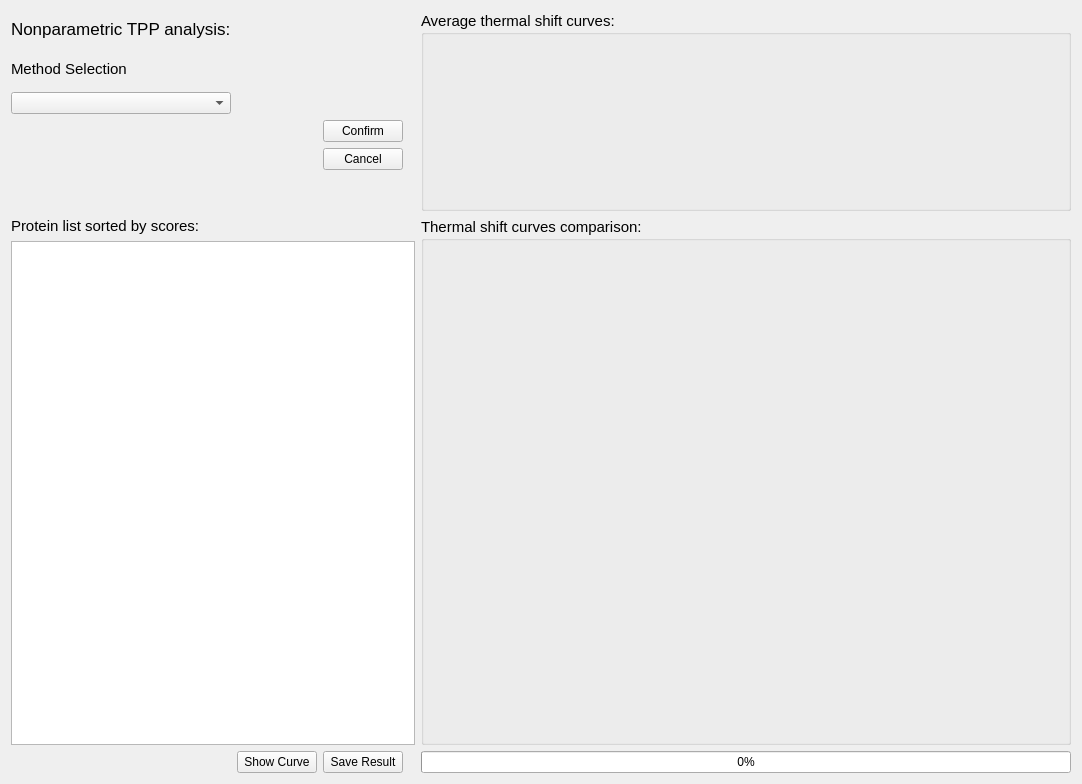
<?xml version="1.0" encoding="UTF-8"?>
<ui version="4.0">
 <class>Form</class>
 <widget class="QWidget" name="Form">
  <property name="geometry">
   <rect>
    <x>0</x>
    <y>0</y>
    <width>1082</width>
    <height>784</height>
   </rect>
  </property>
  <property name="minimumSize">
   <size>
    <width>1082</width>
    <height>784</height>
   </size>
  </property>
  <property name="maximumSize">
   <size>
    <width>1082</width>
    <height>784</height>
   </size>
  </property>
  <property name="windowTitle">
   <string>Form</string>
  </property>
  <layout class="QGridLayout" name="gridLayout">
   <item row="7" column="0" colspan="5">
    <widget class="QTableWidget" name="tableWidgetProteinList"/>
   </item>
   <item row="1" column="0">
    <widget class="QLabel" name="label_7">
     <property name="font">
      <font>
       <pointsize>11</pointsize>
      </font>
     </property>
     <property name="text">
      <string>Method Selection</string>
     </property>
     <property name="alignment">
      <set>Qt::AlignLeading|Qt::AlignLeft|Qt::AlignVCenter</set>
     </property>
    </widget>
   </item>
   <item row="8" column="11">
    <widget class="QProgressBar" name="progressBar">
     <property name="value">
      <number>0</number>
     </property>
    </widget>
   </item>
   <item row="8" column="1">
    <widget class="QPushButton" name="ButtonShow">
     <property name="text">
      <string>Show Curve</string>
     </property>
    </widget>
   </item>
   <item row="6" column="0">
    <widget class="QLabel" name="label">
     <property name="font">
      <font>
       <family>Arial</family>
       <pointsize>11</pointsize>
      </font>
     </property>
     <property name="text">
      <string>Protein list sorted by scores:</string>
     </property>
    </widget>
   </item>
   <item row="0" column="0">
    <widget class="QLabel" name="label_4">
     <property name="font">
      <font>
       <family>Arial</family>
       <pointsize>13</pointsize>
      </font>
     </property>
     <property name="text">
      <string>Nonparametric TPP analysis:</string>
     </property>
    </widget>
   </item>
   <item row="8" column="0">
    <widget class="QLabel" name="label_5">
     <property name="text">
      <string/>
     </property>
    </widget>
   </item>
   <item row="8" column="2">
    <widget class="QPushButton" name="pushButtonSave">
     <property name="text">
      <string>Save Result</string>
     </property>
    </widget>
   </item>
   <item row="4" column="2">
    <widget class="QPushButton" name="ButtonCancel">
     <property name="text">
      <string>Cancel</string>
     </property>
    </widget>
   </item>
   <item row="0" column="11" rowspan="6">
    <widget class="QGroupBox" name="groupBoxAvg">
     <property name="minimumSize">
      <size>
       <width>0</width>
       <height>200</height>
      </size>
     </property>
     <property name="font">
      <font>
       <family>Arial</family>
       <pointsize>11</pointsize>
      </font>
     </property>
     <property name="title">
      <string>Average thermal shift curves:</string>
     </property>
    </widget>
   </item>
   <item row="2" column="0">
    <widget class="QComboBox" name="comboBox"/>
   </item>
   <item row="3" column="2">
    <widget class="QPushButton" name="ButtonConfirm">
     <property name="text">
      <string>Confirm</string>
     </property>
    </widget>
   </item>
   <item row="6" column="11" rowspan="2">
    <widget class="QGroupBox" name="groupBox">
     <property name="font">
      <font>
       <family>Arial</family>
       <pointsize>11</pointsize>
      </font>
     </property>
     <property name="title">
      <string>Thermal shift curves comparison:</string>
     </property>
    </widget>
   </item>
  </layout>
 </widget>
 <resources/>
 <connections/>
</ui>
